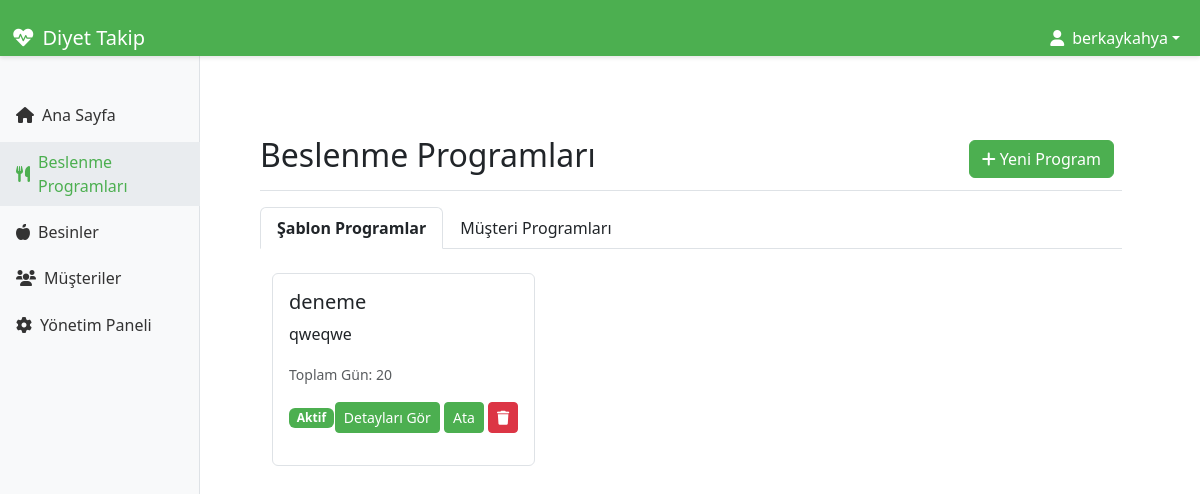
The app's page /plans/nutrition-plans/ (signed in) with its own data.
### accounts/models.py (models this page shows, shortened)
class CustomUser(AbstractUser):
    USER_TYPE_CHOICES = (
        ('dietitian', 'Diyetisyen'),
        ('client', 'Müşteri'),
    )
    user_type = models.CharField(max_length=10, choices=USER_TYPE_CHOICES)
    phone_number = models.CharField(max_length=20, blank=True, null=True)

### plans/models.py (models this page shows, shortened)
class NutritionProgram(models.Model):
    title = models.CharField(max_length=200)
    description = models.TextField()
    diet_type = models.CharField(max_length=50)
    total_days = models.IntegerField()
    is_active = models.BooleanField(default=True)
    is_copy = models.BooleanField(default=False, verbose_name="Kopya Program")
    created_at = models.DateTimeField(auto_now_add=True)
    updated_at = models.DateTimeField(auto_now=True)
    class Meta:
        verbose_name = 'Beslenme Programı'
        verbose_name_plural = 'Beslenme Programları'

### plans/views.py (the view)
# urls.py: path('nutrition-plans/', views.nutrition_plans, name='nutrition_plans'),
@login_required
@user_passes_test(is_admin)
def nutrition_plans(request):
    programs = NutritionProgram.objects.filter(
        is_copy=False  # Sadece orijinal şablonları göster
    ).order_by('-created_at')
    client_plans = Plan.objects.select_related(
        'client__user',
        'program_copy'
    ).filter(
        program_copy__is_copy=True  # Sadece kopya programları göster
    ).order_by('-created_at')
    context = {
        'programs': programs,
        'client_plans': client_plans,
        'clients': Client.objects.select_related('user').all().order_by('user__first_name', 'user__last_name'),
        'program_form': NutritionProgramForm(),
        'plan_form': PlanForm()
    }
    return render(request, 'plans/nutrition_plans.html', context)

### plans/views.py (called while the page is built)
def is_admin(user):
    return user.is_staff

### templates/plans/nutrition_plans.html (shortened to what this page needs)
{% extends 'base.html' %}
{% load static %}
{% block extra_css %}
<link rel="stylesheet" href="{% static 'css/sidebar.css' %}">
<link rel="stylesheet" href="{% static 'css/style.css' %}">
{% endblock %}
{% block content %}
<div class="container-fluid">
    <div class="row">
        {% include 'includes/sidebar.html' %}
        <main class="col-md-9 ms-sm-auto col-lg-10 px-md-4">
            <div class="d-flex justify-content-between flex-wrap flex-md-nowrap align-items-center pt-3 pb-2 mb-3 border-bottom">
                <h1 class="h2">Beslenme Programları</h1>
                <div>
                    <button type="button" class="btn btn-primary me-2" data-bs-toggle="modal" data-bs-target="#newProgramModal">
                        <i class="fas fa-plus"></i> Yeni Program
                    </button>
                </div>
            </div>
            <ul class="nav nav-tabs mb-4" id="programTabs" role="tablist">
                <li class="nav-item" role="presentation">
                    <button class="nav-link active" id="template-tab" data-bs-toggle="tab" data-bs-target="#template" type="button" role="tab" aria-controls="template" aria-selected="true">
                        Şablon Programlar
                    </button>
                </li>
                <li class="nav-item" role="presentation">
                    <button class="nav-link" id="client-tab" data-bs-toggle="tab" data-bs-target="#client" type="button" role="tab" aria-controls="client" aria-selected="false">
                        Müşteri Programları
                    </button>
                </li>
            </ul>
            <div class="tab-content" id="programTabsContent">
                <div class="tab-pane fade show active" id="template" role="tabpanel" aria-labelledby="template-tab">
                    <div class="row">
                        {% for program in programs %}
                        <div class="col-md-6 col-lg-4 mb-4">
                            <div class="card h-100">
                                <div class="card-body">
                                    <h5 class="card-title">{{ program.title }}</h5>
                                    <p class="card-text">{{ program.description|truncatewords:20 }}</p>
                                    <p class="card-text">
                                        <small class="text-muted">
                                            Toplam Gün: {{ program.total_days }}
                                        </small>
                                    </p>
                                    <div class="d-flex justify-content-between align-items-center">
                                        <span class="badge {% if program.is_active %}bg-success{% else %}bg-secondary{% endif %}">
                                            {% if program.is_active %}Aktif{% else %}Pasif{% endif %}
                                        </span>
                                        <div>
                                            <a href="{% url 'plans:nutrition_plan_detail' program.id %}" class="btn btn-primary btn-sm">
                                                Detayları Gör
                                            </a>
                                            <button type="button" class="btn btn-success btn-sm" data-bs-toggle="modal" data-bs-target="#assignPlanModal" data-program-id="{{ program.id }}">
                                                Ata
                                            </button>
                                            <button type="button" class="btn btn-danger btn-sm" data-bs-toggle="modal" data-bs-target="#deleteProgramModal" data-program-id="{{ program.id }}" data-program-title="{{ program.title }}">
                                                <i class="fas fa-trash"></i>
                                            </button>
                                        </div>
                                    </div>
                                </div>
                            </div>
                        </div>
                        {% empty %}
                        <div class="col-12">
                            <div class="alert alert-info">
                                Henüz beslenme programı bulunmuyor.
                            </div>
                        </div>
                        {% endfor %}
                    </div>
                </div>
            </div>
        </main>
    </div>
</div>
{% endblock %}

### templates/base.html (shortened to what this page needs)
{% load static %}
<!DOCTYPE html>
<html lang="tr">
<head>
    <link href="https://cdn.jsdelivr.net/npm/bootstrap@5.3.0/dist/css/bootstrap.min.css" rel="stylesheet">
    <link href="https://cdnjs.cloudflare.com/ajax/libs/font-awesome/6.0.0/css/all.min.css" rel="stylesheet">
    <link href="{% static '/css/style.css' %}" rel="stylesheet">
    {% block extra_css %}{% endblock %}
</head>
<body>
    <nav class="navbar navbar-expand-lg navbar-dark fixed-top">
        <div class="container-fluid">
            <a class="navbar-brand" href="{% url 'home' %}">
                <i class="fas fa-heartbeat"></i> Diyet Takip
            </a>
            <div class="collapse navbar-collapse" id="navbarNav">
                <ul class="navbar-nav ms-auto">
                    {% if user.is_authenticated %}
                    <li class="nav-item dropdown">
                        <a class="nav-link dropdown-toggle" href="#" id="navbarDropdown" role="button" data-bs-toggle="dropdown">
                            <i class="fas fa-user"></i> {{ user.get_full_name|default:user.username }}
                        </a>
                    </li>
                    {% endif %}
                </ul>
            </div>
        </div>
    </nav>
    <div class="messages-container">
    </div>
    <div class="container py-4">
        {% block content %}{% endblock %}
    </div>
</body>
</html>

### static/css/style.css (style rules this page uses)
:root { --primary-color: #4CAF50; --primary-hover: #45a049; --secondary-color: #f8f9fa; --text-color: #333333; --light-gray: #e9ecef; --border-color: #dee2e6; }
:root { --bs-primary: var(--primary-color); --bs-primary-rgb: 76, 175, 80; --bs-primary-hover: var(--primary-hover); --bs-primary-hover-rgb: 69, 160, 73; }
.navbar { height: 56px; z-index: 1030; display: flex; align-items: center; background-color: var(--primary-color) !important; box-shadow: 0 2px 4px rgba(0,0,0,0.1); }
.navbar-brand { display: flex; align-items: center; font-size: 1.25rem; padding: 0; color: white !important; }
.navbar-brand i { margin-right: 0.5rem; }
.navbar-nav { display: flex; align-items: center; }
.nav-link { display: flex; align-items: center; padding: 0.5rem 1rem; color: white !important; }
.nav-link i { margin-right: 0.5rem; }
main { margin-top: 76px; padding-top: 20px; min-height: calc(100vh - 56px); }
.card { transition: transform 0.2s; margin-bottom: 1rem; border-color: var(--border-color); }
.btn-primary { background-color: var(--primary-color) !important; border-color: var(--primary-color) !important; }
.btn-success { background-color: var(--primary-color) !important; border-color: var(--primary-color) !important; }
.badge.bg-success { background-color: var(--primary-color) !important; }
.container-fluid { padding-top: 20px; }
.row { margin-right: 0; margin-left: 0; }
.nav-tabs .nav-link { color: #212529 !important; font-weight: 500; }
.nav-tabs .nav-link.active { color: #212529 !important; background-color: #fff !important; border-color: #dee2e6 #dee2e6 #fff !important; font-weight: 600; }
body { padding-top: 56px; }
.messages-container { position: fixed; top: 56px; left: 0; right: 0; z-index: 1030; padding: 1rem; pointer-events: none; }

### static/css/sidebar.css (style rules this page uses)
main { margin-top: 48px; }

### records on screen
CustomUser: get_full_name "berkaykahya"
NutritionProgram: title "deneme", description "qweqwe", total_days "20", is_active "Aktif"
